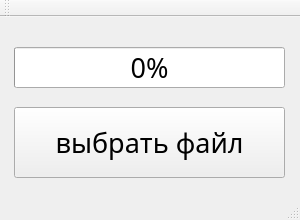
<?xml version="1.0" encoding="UTF-8"?>
<ui version="4.0">
 <class>KmlPolyConvertorClass</class>
 <widget class="QMainWindow" name="KmlPolyConvertorClass">
  <property name="geometry">
   <rect>
    <x>0</x>
    <y>0</y>
    <width>300</width>
    <height>220</height>
   </rect>
  </property>
  <property name="minimumSize">
   <size>
    <width>300</width>
    <height>220</height>
   </size>
  </property>
  <property name="maximumSize">
   <size>
    <width>300</width>
    <height>220</height>
   </size>
  </property>
  <property name="windowTitle">
   <string>GSM KML for Pyramida M</string>
  </property>
  <widget class="QWidget" name="centralWidget">
   <widget class="QPushButton" name="begin">
    <property name="geometry">
     <rect>
      <x>14</x>
      <y>90</y>
      <width>271</width>
      <height>71</height>
     </rect>
    </property>
    <property name="font">
     <font>
      <family>Trebuchet MS</family>
      <pointsize>20</pointsize>
     </font>
    </property>
    <property name="text">
     <string>выбрать файл</string>
    </property>
   </widget>
   <widget class="QProgressBar" name="progressBar">
    <property name="geometry">
     <rect>
      <x>14</x>
      <y>30</y>
      <width>271</width>
      <height>41</height>
     </rect>
    </property>
    <property name="font">
     <font>
      <family>Trebuchet MS</family>
      <pointsize>20</pointsize>
     </font>
    </property>
    <property name="value">
     <number>0</number>
    </property>
   </widget>
  </widget>
  <widget class="QToolBar" name="mainToolBar">
   <attribute name="toolBarArea">
    <enum>TopToolBarArea</enum>
   </attribute>
   <attribute name="toolBarBreak">
    <bool>false</bool>
   </attribute>
  </widget>
  <widget class="QStatusBar" name="statusBar"/>
 </widget>
 <layoutdefault spacing="6" margin="11"/>
 <resources>
  <include location="kmlpolyconvertor.qrc"/>
 </resources>
 <connections/>
</ui>
